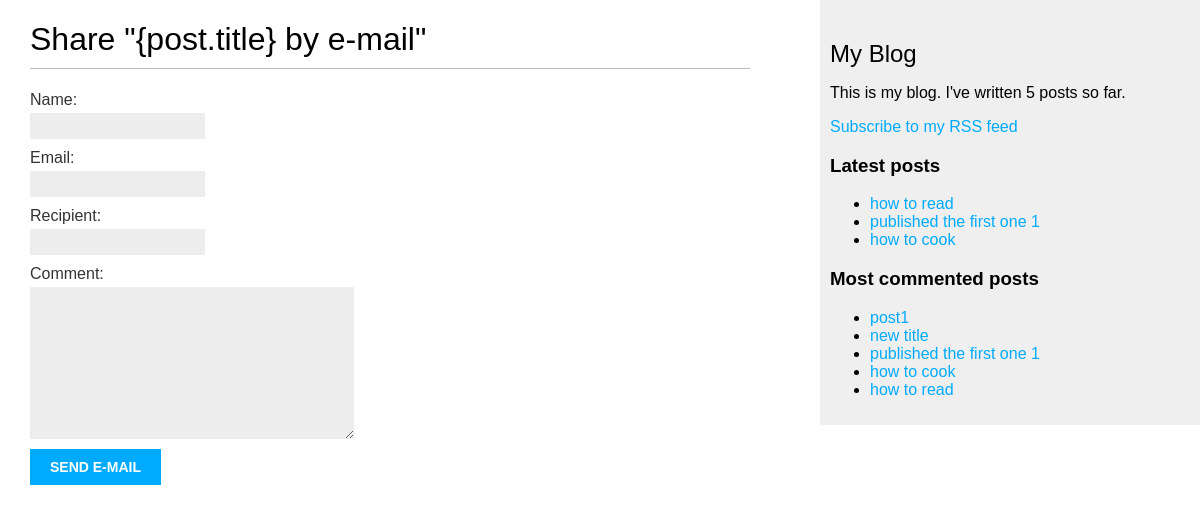
/blog/5/share/, run on an earlier commit of the app's database.
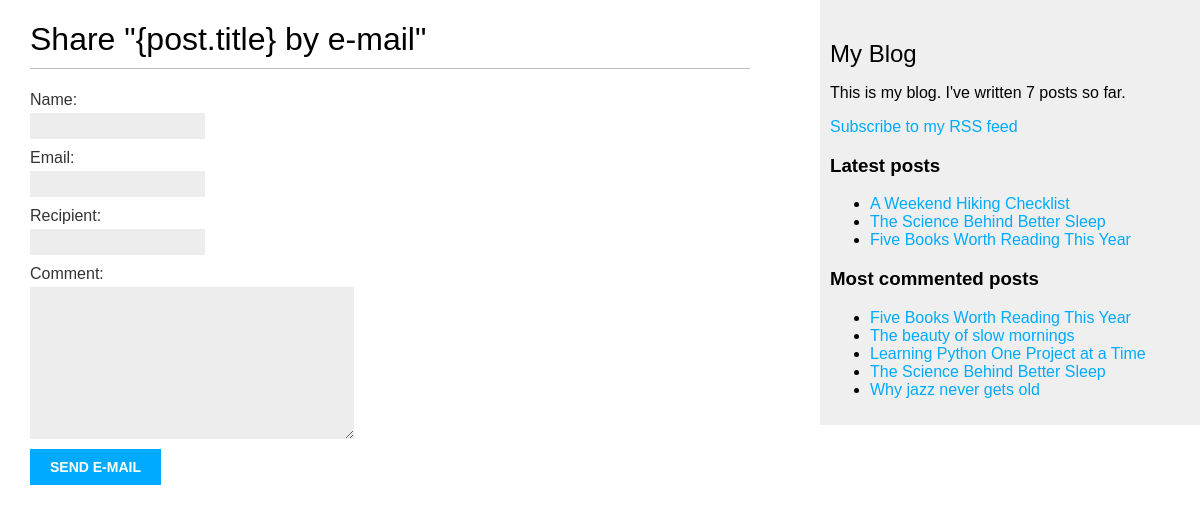
And on a later commit of the database.
### blog/models.py (models this page shows, shortened)
class Post(models.Model):
    objects = models.Manager()
    published = PublishedManager()
    tags = TaggableManager()
    class Status(models.TextChoices):
        DRAFT = ('DF', 'Draft')
        PUBLISHED = ('PB', 'Published')
    title = models.CharField(max_length=250)
    slug = models.SlugField(max_length=250, unique_for_date='publish')
    body = models.TextField()
    publish = models.DateTimeField(default=timezone.now)
    created = models.DateTimeField(auto_now_add=True)
    updated = models.DateTimeField(auto_now=True)
    status = models.CharField(
        max_length=2,
        choices=Status,
        default=Status.DRAFT)
    author = models.ForeignKey(settings.AUTH_USER_MODEL,
                               on_delete=models.CASCADE,
                               null=True, blank=True,
                               related_name= 'blog_posts')
    class Meta:
        ordering = ['-publish']
        indexes = [
            models.Index(fields=['-publish'])]
    def get_absolute_url(self):
        return reverse(
            'blog:post_detail',
            args=[
                self.publish.year,
                self.publish.month,
                self.publish.day,
                self.slug
            ]
        )

### blog/views.py (the view)
# urls.py: path('<int:post_id>/share/', views.post_share, name='post_share'),
def post_share(request, post_id):
    post = get_object_or_404(
        Post,
        id=post_id,
        status=Post.Status.PUBLISHED
    )
    sent = False
    if request.method == "POST":
        form = EmailPostForm(request.POST)
        if form.is_valid():
            cd = form.cleaned_data
            post_url=request.build_absolute_uri(
                post.get_absolute_url()
            )
            subject = (
                f"{cd['name']} {cd['email']}"
                f"recommends you read {post.title}."
            )
            message = (
                f"Read {post.title} at {post_url}\n\n"
                f"{cd['name']}\'s comments: {cd['comment']}."
            )
            send_mail(
                subject=subject,
                message=message,
                from_email=None,
                recipient_list=[cd['recipient']]
            )
            sent=True
    else:
        form = EmailPostForm()
    return render(
        request,
        'blog/post/share.html',
        {'post': post, 'form': form, 'sent': sent}
    )

### blog/forms.py
class EmailPostForm(forms.Form):
    name = forms.CharField(max_length=25)
    email = forms.EmailField()
    recipient = forms.EmailField()
    comment = forms.CharField(
        required=False,
        widget=forms.Textarea
    )

### blog/models.py (called while the page is built)
    def get_queryset(self):
        return super().get_queryset().filter(status=Post.Status.PUBLISHED)

### blog/templatetags/blog_tags.py (called while the page is built)
@register.simple_tag
def total_posts():
    return Post.published.count()

@register.inclusion_tag('blog/post/latest_posts.html')
def show_latest_posts(count=5):
    latest_posts = Post.published.order_by('-publish')[:count]
    return {'latest_posts': latest_posts}

@register.simple_tag
def get_most_commented_posts(count=5):
    return Post.published.annotate(
        total_comments = Count('comments')
    ).order_by('-total_comments')[:count]

### blog/templates/blog/post/share.html (shortened to what this page needs)
{% extends 'blog/base.html' %}
{% block content %}
    {% if sent %}
        <h1>E-mail successfully sent</h1>
        <p>
            "{post.title} was successfully sent to {form.cleaned_data.recipient}"
        </p>
    {% else %}
        <h1>Share "{post.title} by e-mail"</h1>
        <form method="post">
            {{ form.as_p }}
            <input type="submit" value="Send e-mail" />
        </form>
    {% endif %}
{% endblock %}

### blog/templates/blog/base.html (shortened to what this page needs)
{% load blog_tags %}
{% load static %}
<!DOCTYPE html>
<html>
    <head>
        <link href="{% static "css/blog.css" %}" rel="stylesheet" />
    </head>
    <body>
        <div id="content">
            {% block content %}
            {% endblock %}
        </div>
        <div id="sidebar">
            <h2>My Blog</h2>
            <p>
                This is my blog.
                I've written {% total_posts %} posts so far.
            </p>
            <p>
                <a href="{% url 'blog:post_feed' %}">Subscribe to my RSS feed</a>
            </p>
            <h3>Latest posts</h3>
            {% show_latest_posts 3 %}
            <h3>Most commented posts</h3>
            {% get_most_commented_posts as most_commented_posts %}
            <ul>
                {% for post in most_commented_posts %}
                    <li>
                        <a href="{{ post.get_absolute_url }}">{{ post.title }}</a>
                    </li>
                {% endfor %}
            </ul>
        </div>
    </body>
</html>

### blog/templates/blog/post/latest_posts.html
<ul>
    {% for post in latest_posts %}
        <li>
            <a href="{{ post.get_absolute_url }}">{{ post.title }}</a>
        </li>
    {% endfor %}
</ul>

What changed in the data, as far as the page shows it:
no longer on this page (row edited): Post: title "how to read"
no longer on one of the page's lists (row edited): Post: title "how to cook"
added Post: title "A Weekend Hiking Checklist", shown under "Latest posts"
changed Post: title "published the first one 1" → "The Science Behind Better Sleep"
now on one of the page's lists (row edited): Post: title "Five Books Worth Reading This Year"
changed Post: title "post1" → "Five Books Worth Reading This Year"
now on this page (row edited): Post: title "The beauty of slow mornings", shown under "Most commented posts"
changed Post: title "new title" → "Learning Python One Project at a Time"
changed Post: title "how to cook" → "Why jazz never gets old"
Also different on the page:
text no longer shown: "5"
text now shown: "7"
